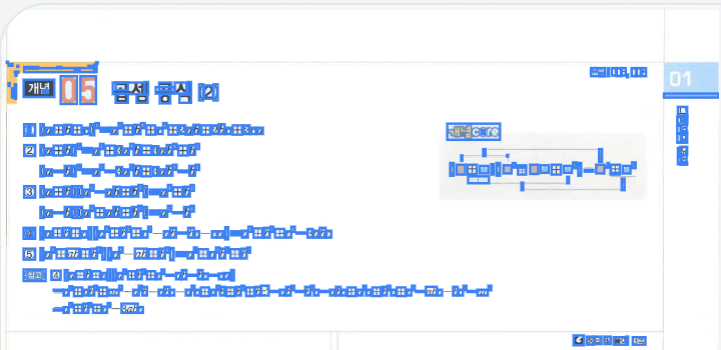
#> input picture image copy 2.png, 721 x 350 px
$ python -i font_normalizer.py   (imports and definitions only)
#> lines starting #> are read from the running program, lines starting #| are printed output that depends on the picture; after the words box and inside, x2 and y2 are one past the last pixel; in counts of white or black regions, pixels touching at a corner belong together
### src/utils.py
"""
유틸리티 함수 모음

공통으로 사용되는 헬퍼 함수들
"""
import cv2
import numpy as np
from pathlib import Path
from typing import Optional


def imread_unicode(file_path: Path) -> Optional[np.ndarray]:
    """
    한글(유니코드) 경로를 지원하는 이미지 로드 함수

    OpenCV의 cv2.imread()는 Windows에서 한글 경로를 처리하지 못하는 문제를 해결.
    numpy의 fromfile()과 cv2.imdecode()를 조합하여 우회.

    Args:
        file_path: 이미지 파일 경로 (한글 포함 가능)

    Returns:
        이미지 배열 (BGR format) 또는 None (실패 시)

    Examples:
        >>> image = imread_unicode(Path("C:/한글경로/이미지.png"))
        >>> if image is not None:
        ...     print(f"이미지 크기: {image.shape}")
    """
    try:
        # 파일을 바이너리로 읽기
        with open(file_path, 'rb') as f:
            # numpy 배열로 변환
            array = np.frombuffer(f.read(), dtype=np.uint8)

        # OpenCV로 디코딩 (BGR 형식)
        image = cv2.imdecode(array, cv2.IMREAD_COLOR)

        if image is None:
            print(f"[경고] 이미지 디코딩 실패: {file_path}")
            return None

        return image

    except FileNotFoundError:
        print(f"[오류] 파일을 찾을 수 없음: {file_path}")
        return None
    except Exception as e:
        print(f"[오류] 이미지 로드 중 예외 발생: {file_path}")
        print(f"  상세: {e}")
        return None


# [36 lines left out: function imwrite_unicode, not called in this run]

### src/font_normalizer.py
"""
폰트 크기 정규화 (OCR-free)

Phase 3 확장 기능: 서로 다른 교재의 폰트 크기를 통일
"""
from pathlib import Path
from typing import Optional, Tuple, List
import numpy as np
import cv2
import random

from utils import imread_unicode, imwrite_unicode


class FontNormalizer:
    """
    OCR 없이 이미지 분석만으로 폰트 크기를 추정하고 정규화하는 클래스

    핵심 알고리즘:
    1. 이진화 (Binary Thresholding)
    2. Connected Components 분석
    3. 문자 후보 필터링 (크기, 종횡비, 면적)
    4. 통계 분석 (Trimmed Histogram + Mode)
    5. 스케일 팩터 계산 및 클램핑
    6. 이미지 리사이징
    """

    def __init__(
        self,
        target_height: int = 22,
        min_scale: float = 0.8,
        max_scale: float = 1.3
    ):
        """
        Args:
            target_height: 목표 폰트 높이 (픽셀)
            min_scale: 최소 스케일 팩터 (과도한 축소 방지)
            max_scale: 최대 스케일 팩터 (과도한 확대 방지)
        """
        self.target_height = target_height
        self.min_scale = min_scale
        self.max_scale = max_scale

        # 필터링 파라미터
        self.min_height = 8      # 최소 컴포넌트 높이 (노이즈 제거)
        self.max_height = 80     # 최대 컴포넌트 높이 (제목 제외)
        self.max_aspect_ratio = 3.5   # 최대 종횡비 (긴 괄호 제외)
        self.max_width_ratio = 5.0    # 최대 너비비 (밑줄/구분선 제외)
        self.min_area = 30       # 최소 면적 (px²)

        self.min_components = 15  # 최소 유효 컴포넌트 개수

    def estimate_text_height(self, img: np.ndarray) -> Optional[float]:
        """
        이미지에서 본문 텍스트 높이 추정

        Args:
            img: BGR 이미지 (numpy array)

        Returns:
            추정된 폰트 높이 (픽셀), 실패 시 None
        """
        # 1. 이진화
        gray = cv2.cvtColor(img, cv2.COLOR_BGR2GRAY)
        _, binary = cv2.threshold(
            gray, 0, 255,
            cv2.THRESH_BINARY_INV + cv2.THRESH_OTSU
        )

        # 2. Connected Components 분석
        num_labels, labels, stats, centroids = cv2.connectedComponentsWithStats(
            binary, connectivity=8
        )

        # 3. 필터링
        valid_heights = []

        for i in range(1, num_labels):  # 0은 배경
            x, y, w, h, area = stats[i]

            # Filter 1: 크기 범위
            if h < self.min_height or h > self.max_height:
                continue

            # Filter 2: 종횡비 (세로로 긴 괄호 제외)
            if w > 0 and h / w > self.max_aspect_ratio:
                continue

            # Filter 3: 너비비 (가로로 긴 밑줄 제외)
            if h > 0 and w / h > self.max_width_ratio:
                continue

            # Filter 4: 최소 면적
            if area < self.min_area:
                continue

            valid_heights.append(h)

        # 4. 통계 분석
        if len(valid_heights) < self.min_components:
            # 유효 컴포넌트 부족
            print(f"  [경고] 유효 컴포넌트 부족: {len(valid_heights)}개 (최소 {self.min_components}개 필요)")
            return None

        # Trimmed histogram (10-90 백분위)
        p10 = np.percentile(valid_heights, 10)
        p90 = np.percentile(valid_heights, 90)
        trimmed = [h for h in valid_heights if p10 <= h <= p90]

        if len(trimmed) < 5:
            print(f"  [경고] Trimmed 컴포넌트 부족: {len(trimmed)}개")
            return None

        # Mode 계산 (Bimodal 검출 포함)
        mode_height = self._calculate_mode_with_bimodal_detection(trimmed)

        return float(mode_height)

    def compute_scale(self, estimated_height: float) -> float:
        """
        스케일 팩터 계산 및 클램핑

        Args:
            estimated_height: 추정된 폰트 높이

        Returns:
            클램핑된 스케일 팩터
        """
        scale = self.target_height / estimated_height
        return np.clip(scale, self.min_scale, self.max_scale)

    def resize_image(self, img: np.ndarray, scale: float) -> np.ndarray:
        """
        이미지 리사이징 (샤프닝 포함)

        확대 시 INTER_CUBIC, 축소 시 INTER_AREA 사용
        1.2배 이상 확대 시 샤프닝 적용

        Args:
            img: 입력 이미지
            scale: 스케일 팩터

        Returns:
            리사이징된 이미지
        """
        new_h = int(img.shape[0] * scale)
        new_w = int(img.shape[1] * scale)

        # 보간 방법 선택
        if scale > 1.0:
            # 확대: INTER_CUBIC (부드러운 확대)
            interp = cv2.INTER_CUBIC
        else:
            # 축소: INTER_AREA (모아레 패턴 방지)
            interp = cv2.INTER_AREA

        resized = cv2.resize(img, (new_w, new_h), interpolation=interp)

        # 큰 확대 시 샤프닝 적용 (Phase B)
        if scale > 1.2:
            resized = self._apply_sharpening(resized, scale)

        return resized

    def normalize_image(
        self,
        image_path: Path
    ) -> Tuple[Optional[np.ndarray], Optional[float], Optional[float]]:
        """
        이미지 정규화 (전체 파이프라인)

        Args:
            image_path: 입력 이미지 경로

        Returns:
            (정규화된 이미지, 추정 높이, 스케일 팩터)
            실패 시 (None, None, None)
        """
        # 이미지 로드 (한글 경로 지원)
        img = imread_unicode(image_path)
#> in imread_unicode, image is the input picture: shape (350, 721, 3); mean B, G, R 249.9, 239.2, 232.4
        if img is None:
            print(f"[FontNormalizer] 이미지 로드 실패: {image_path}")
            return None, None, None

        # 높이 추정
        estimated_height = self.estimate_text_height(img)
#> in estimate_text_height, `gray = cv2.cvtColor(img, cv2.COLOR_BGR2GRAY)`:
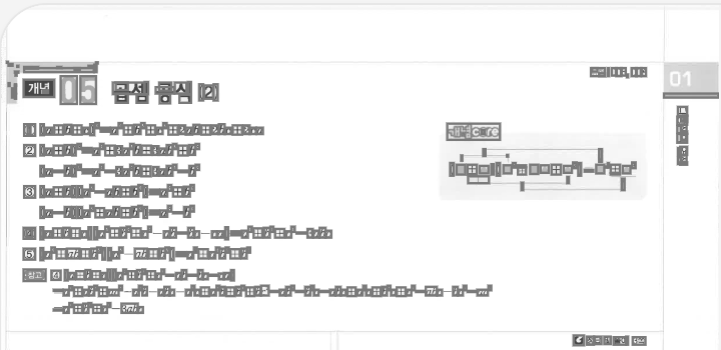
#> gray: shape (350, 721); min 68, max 255, mean 238.4
#> in estimate_text_height, `_, binary = cv2.threshold( gray, 0, 255, cv2.THRESH_BINARY_INV + cv2.T..`:
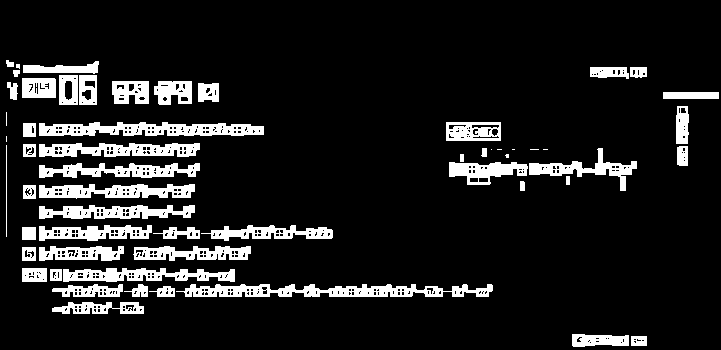
#> binary: shape (350, 721); 11.8% white; 57 white regions (9 under 20 px), largest, box (x1, y1, x2, y2) and area: (176, 284, 493, 297) 2592, (39, 122, 264, 136) 2238, (39, 143, 200, 157) 1614
#> in estimate_text_height, `num_labels, labels, stats, centroids = cv2.connectedComponentsWithStat..`:
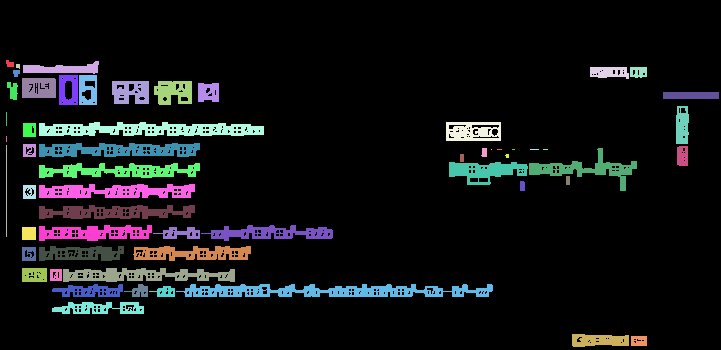
#> labels: shape (350, 721) int32; 58 distinct labels, from 0 to 57; one colour per label, 0 black
#> in estimate_text_height, `num_labels, labels, stats, centroids = cv2.connectedComponentsWithStat..`: num_labels = 58; stats = 58 rows, first 6: [0, 0, 721, 350, 222548], [6, 60, 8, 7, 43], [23, 61, 76, 13, 578], [16, 64, 4, 5, 17], [590, 67, 39, 12, 366], [630, 67, 17, 11, 157]; centroids = 58 pairs, first value 6 to 690.5, second value 63.44 to 340.5
#> the loop in estimate_text_height, `for i in range(1, num_labels):` made 57 passes
#> (x, y, w, h, area) on passes 1, 2, 4, 5, 6, 7, 8, 9: (6, 60, 8, 7, 43), (23, 61, 76, 13, 578), (590, 67, 39, 12, 366), (630, 67, 17, 11, 157), (13, 70, 7, 7, 40), (59, 75, 19, 30, 443), (79, 75, 18, 30, 418), (22, 78, 34, 20, 622)
#> after the loop in estimate_text_height, `for i in range(1, num_labels):`: valid_heights = 30 values, max 43 at index 15, min 8 at index 16, mean 17.3
#> in estimate_text_height, `p10 = np.percentile(valid_heights, 10)`: p10 = 9.9
#> in estimate_text_height, `p90 = np.percentile(valid_heights, 90)`: p90 = 30
#> in estimate_text_height, `trimmed = [h for h in valid_heights if p10 <= h <= p90]`: trimmed = 25 values, max 30 at index 2, min 10 at index 14, mean 16.48
#> in _calculate_mode_with_bimodal_detection, `hist, bins = np.histogram( heights, bins=range(self.min_height, self.m..`: hist = 72 values, max 4 at index 5, min 0 at index 0, mean 0.347; bins = 73 values from 8 to 80
#> in _calculate_mode_with_bimodal_detection, `min_peak_height = len(heights) * 0.1`: min_peak_height = 2.5
#> the loop in _calculate_mode_with_bimodal_detection, `for i in range(1, len(hist) - 1):` made 70 passes
#> after the loop in _calculate_mode_with_bimodal_detection, `for i in range(1, len(hist) - 1):`: peaks = []
#> in _calculate_mode_with_bimodal_detection, `mode_idx = np.argmax(hist)`: mode_idx = 5
#> in _calculate_mode_with_bimodal_detection, `mode_height = bins[mode_idx]`: mode_height = 13
#> estimated_height = 13
        if estimated_height is None:
            print(f"[FontNormalizer] 텍스트 높이 추정 실패: {image_path.name}")
            return None, None, None

        # 스케일 계산
        scale = self.compute_scale(estimated_height)
#> in compute_scale, `scale = self.target_height / estimated_height`: scale = 1.69
#> scale = 1.3

        # 리사이징
        normalized = self.resize_image(img, scale)
#> in resize_image, `new_h = int(img.shape[0] * scale)`: new_h = 455
#> in resize_image, `new_w = int(img.shape[1] * scale)`: new_w = 937
#> in resize_image, `resized = cv2.resize(img, (new_w, new_h), interpolation=interp)`:
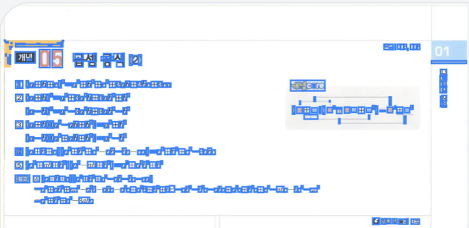
#> resized: shape (455, 937, 3) (shown at 1/2 size); mean B, G, R 249.9, 239, 232.2
#> in _apply_sharpening, `sharpened = cv2.filter2D(img, -1, kernel)`:
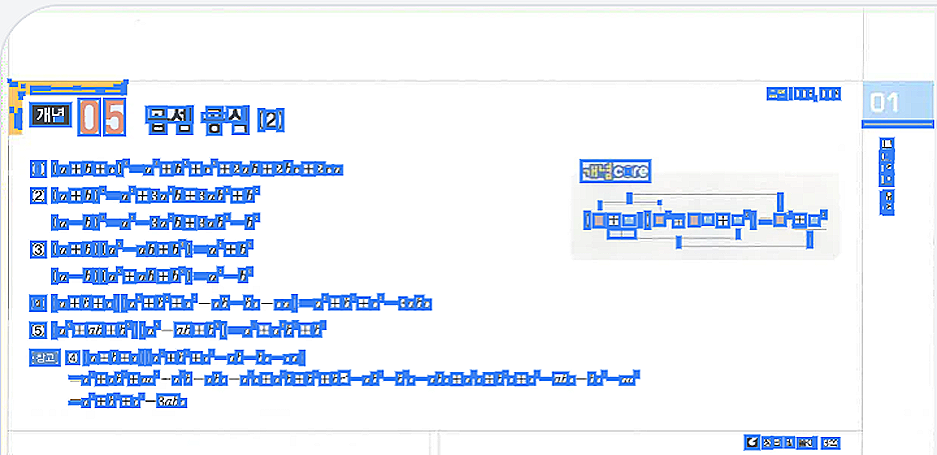
#> sharpened: shape (455, 937, 3); mean B, G, R 248.7, 237.1, 230.2
#> in _apply_sharpening, `alpha = min(0.4, (scale - 1.2) * 0.3)`: alpha = 0.03
#|   [샤프닝 적용] scale=1.30, alpha=0.03

#> (the run stopped early here; a loop or call above may not have finished)

$ run again, on image copy.png
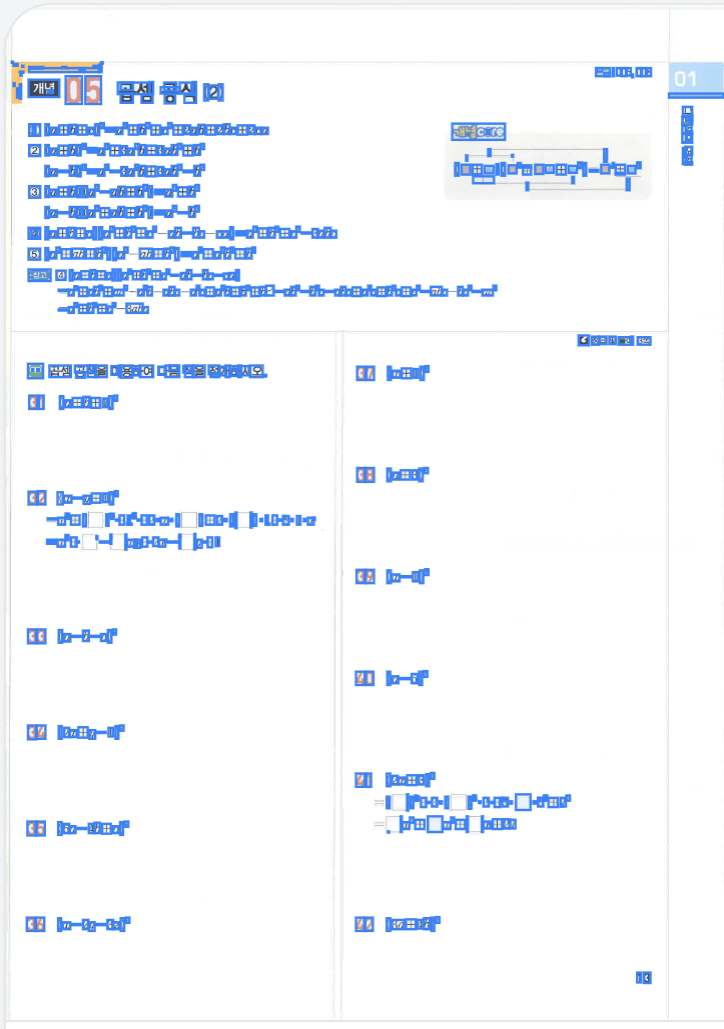
#> input picture image copy.png, 724 x 1029 px
#> in imread_unicode, image is the input picture: shape (1029, 724, 3); mean B, G, R 252.2, 246.2, 242.5
#> binary: shape (1029, 724); 6.5% white; 118 white regions (17 under 20 px), largest, box (x1, y1, x2, y2) and area: (181, 284, 498, 297) 2596, (44, 122, 269, 136) 2248, (44, 143, 205, 157) 1615
#> in estimate_text_height, `num_labels, labels, stats, centroids = cv2.connectedComponentsWithStat..`:
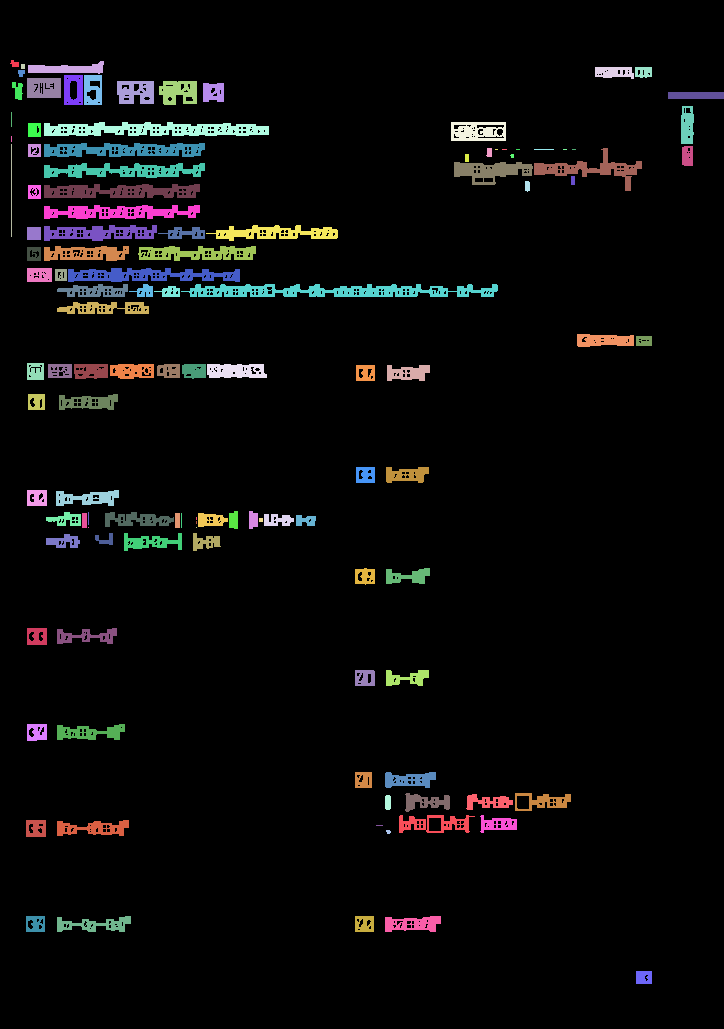
#> labels: shape (1029, 724) int32; 119 distinct labels, from 0 to 118; one colour per label, 0 black
#> num_labels = 119; stats = 119 rows, first 6: [0, 0, 724, 1029, 696326], [10, 60, 9, 7, 44], [28, 61, 76, 13, 589], [21, 64, 4, 5, 20], [595, 67, 39, 12, 366], [635, 67, 17, 11, 158]; centroids = 119 pairs, first value 11 to 695.5, second value 63.43 to 977
#> the loop in estimate_text_height, `for i in range(1, num_labels):` made 118 passes
#> (x, y, w, h, area) on passes 1 to 8: (10, 60, 9, 7, 44), (28, 61, 76, 13, 589), (21, 64, 4, 5, 20), (595, 67, 39, 12, 366), (635, 67, 17, 11, 158), (18, 70, 7, 7, 40), (64, 75, 19, 30, 444), (84, 75, 18, 30, 418)
#> after the loop in estimate_text_height, `for i in range(1, num_labels):`: valid_heights = 81 values, max 43 at index 15, min 8 at index 16, mean 16.33
#> p10 = 12
#> p90 = 20
#> trimmed = 66 values, max 20 at index 1, min 12 at index 0, mean 15.64
#> hist = 72 values, max 21 at index 8, min 0 at index 0, mean 0.917; bins = 73 values from 8 to 80
#> min_peak_height = 6.6
#> the loop in _calculate_mode_with_bimodal_detection, `for i in range(1, len(hist) - 1):` made 70 passes
#> after the loop in _calculate_mode_with_bimodal_detection, `for i in range(1, len(hist) - 1):`: peaks = [(6, 10, 14), (8, 21, 16), (10, 8, 18)]
#> peaks_sorted = [(8, 21, 16), (6, 10, 14), (10, 8, 18)]
#> peak1_idx = 8; peak1_count = 21; peak1_height = 16
#> peak2_idx = 6; peak2_count = 10; peak2_height = 14
#> total_count = 31
#> weighted_avg = 15.35
#|   [Bimodal 검출] 16px (21개), 14px (10개) → 평균 15.4px
#> in compute_scale, `scale = self.target_height / estimated_height`: scale = 1.43
#> in normalize_image, `scale = self.compute_scale(estimated_height)`: scale = 1.3
#> new_h = 1337
#> new_w = 941
#> in resize_image, `resized = cv2.resize(img, (new_w, new_h), interpolation=interp)`:
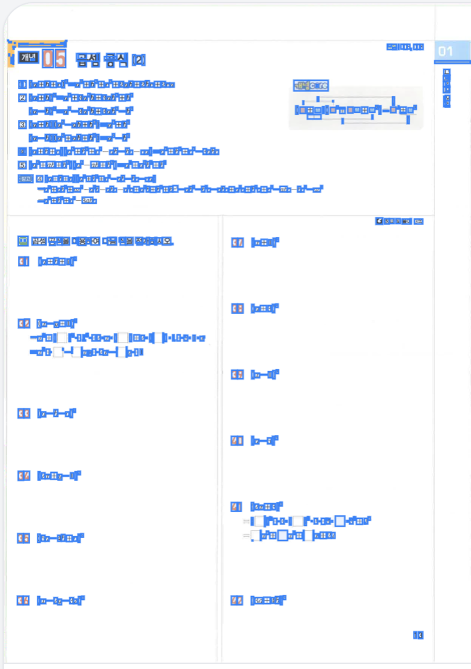
#> resized: shape (1337, 941, 3) (shown at 1/2 size); mean B, G, R 252.2, 246.1, 242.4
#> alpha = 0.03
#|   [샤프닝 적용] scale=1.30, alpha=0.03

$ run again, on image.png
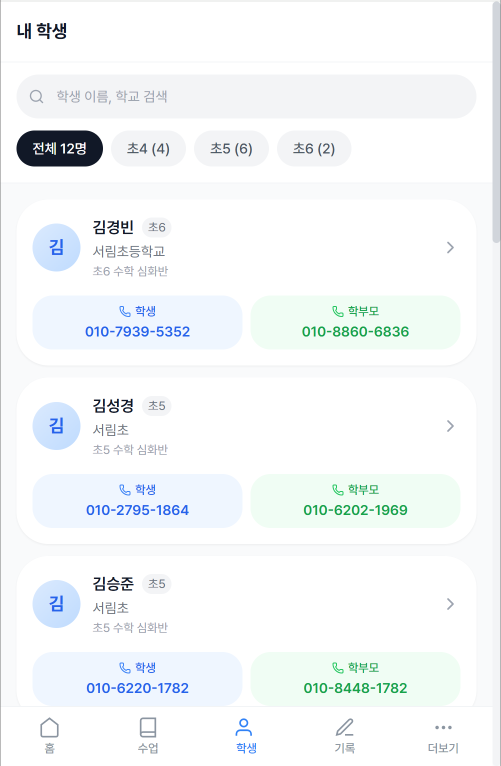
#> input picture image.png, 1002 x 1532 px (shown at 1/2 size)
#> in imread_unicode, image is the input picture: shape (1532, 1002, 3); mean B, G, R 248.7, 247.5, 244.4
#> in estimate_text_height, `_, binary = cv2.threshold( gray, 0, 255, cv2.THRESH_BINARY_INV + cv2.T..`:
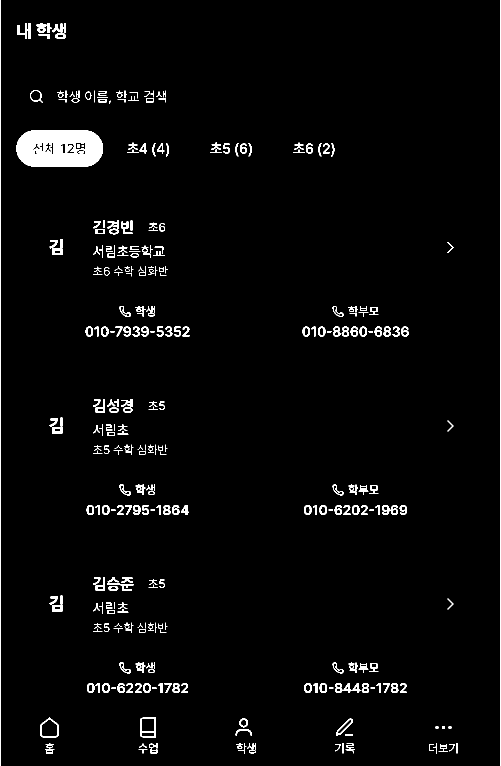
#> binary: shape (1532, 1002) (shown at 1/2 size); 2.6% white; 346 white regions (21 under 20 px), largest, box (x1, y1, x2, y2) and area: (33, 261, 206, 333) 10425, (0, 0, 1, 1532) 1532, (1001, 0, 1002, 1532) 1532
#> in estimate_text_height, `num_labels, labels, stats, centroids = cv2.connectedComponentsWithStat..`:
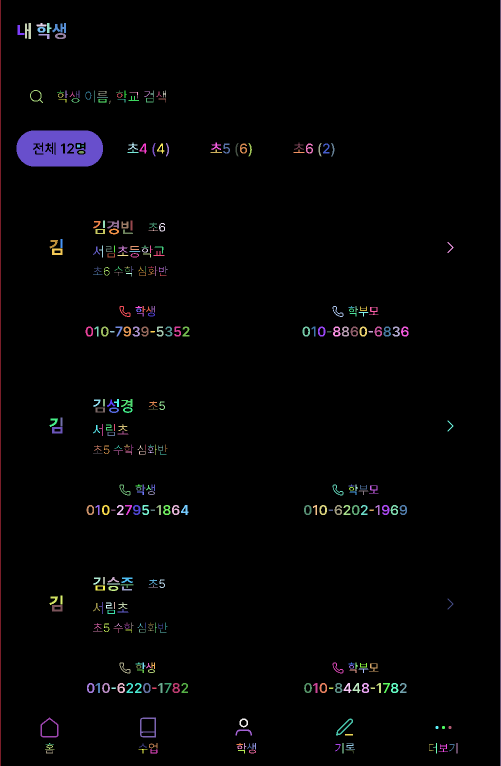
#> labels: shape (1532, 1002) int32 (shown at 1/2 size); 347 distinct labels, from 0 to 346; one colour per label, 0 black
#> num_labels = 347; stats = 347 rows, first 6: [1, 0, 1000, 1532, 1494406], [0, 0, 1, 1532, 1532], [1001, 0, 1, 1532, 1532], [50, 46, 12, 32, 290], [73, 46, 20, 7, 90], [94, 46, 9, 20, 112]; centroids = 347 pairs, first value 0 to 1001, second value 50 to 1503.8
#> the loop in estimate_text_height, `for i in range(1, num_labels):` made 346 passes
#> after the loop in estimate_text_height, `for i in range(1, num_labels):`: valid_heights = 218 values, max 72 at index 23, min 8 at index 17, mean 16.26
#> p10 = 9
#> p90 = 20
#> trimmed = 182 values, max 20 at index 0, min 9 at index 11, mean 15.79
#> hist = 72 values, max 75 at index 12, min 0 at index 0, mean 2.53; bins = 73 values from 8 to 80
#> min_peak_height = 18.2
#> the loop in _calculate_mode_with_bimodal_detection, `for i in range(1, len(hist) - 1):` made 70 passes
#> after the loop in _calculate_mode_with_bimodal_detection, `for i in range(1, len(hist) - 1):`: peaks = [(12, 75, 20)]
#> mode_idx = 12
#> in _calculate_mode_with_bimodal_detection, `mode_height = bins[mode_idx]`: mode_height = 20
#> in compute_scale, `scale = self.target_height / estimated_height`: scale = 1.1
#> new_h = 1685
#> new_w = 1102
